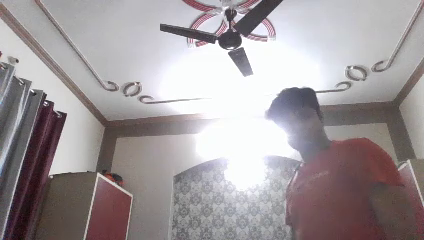
#> input picture frame 33 of test.mp4, 424 x 240 px
$ python 'Tracking moving object in video frame openCV.py'
#> lines starting #> are read from the running program, lines starting #| are printed output that depends on the picture; after the words box and inside, x2 and y2 are one past the last pixel; in counts of white or black regions, pixels touching at a corner belong together
# -*- coding: utf-8 -*-
"""
Created on Mon Jun 22 23:26:19 2020

@author: Avinash
"""

import cv2
import numpy as np

cap = cv2.VideoCapture('test.mp4')

ret, frame1 = cap.read()
#> frame1 is the input picture: shape (240, 424, 3); mean B, G, R 156, 153.7, 160.6
ret, frame2 = cap.read()
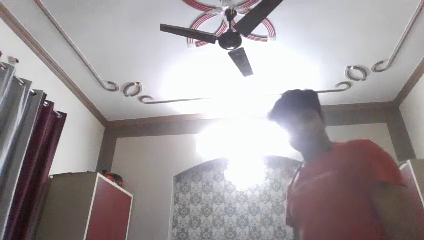
#> input picture frame 34 of test.mp4, 424 x 240 px
#> frame2 is the input picture: shape (240, 424, 3); mean B, G, R 155.2, 153, 159.7

while cap.isOpened():
    diff = cv2.absdiff(frame1, frame2)
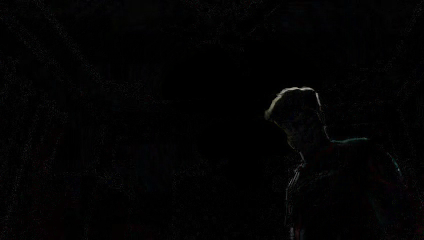
#> diff: shape (240, 424, 3); mean B, G, R 2.6, 2.5, 2.6
    gray = cv2.cvtColor(diff, cv2.COLOR_BGR2GRAY)
    blur = cv2.GaussianBlur(gray, (5,5), 0)

    _, thresh = cv2.threshold(blur, 20, 255, cv2.THRESH_BINARY)
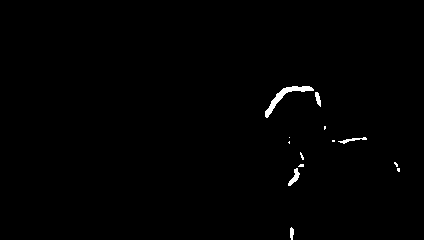
#> thresh: shape (240, 424); 0.64% white; 13 white regions (8 under 20 px), largest, box (x1, y1, x2, y2) and area: (265, 86, 314, 118) 324, (288, 168, 300, 186) 89, (338, 137, 367, 144) 69, (315, 92, 321, 107) 55, (290, 227, 294, 240) 41
    dilated = cv2.dilate(thresh, None, iterations = 3)
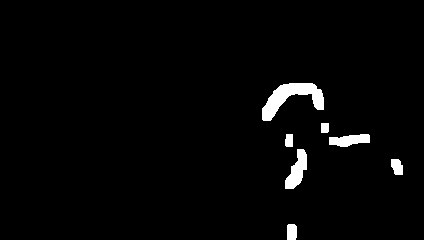
#> dilated: shape (240, 424); 2.4% white; 7 white regions
    contours, _ = cv2.findContours(dilated, cv2.RETR_TREE, cv2.CHAIN_APPROX_SIMPLE)
#> contours = 7 contours; box (x1, y1, x2, y2) and area: (262, 83, 324, 121) 960, (285, 149, 307, 189) 439, (329, 134, 370, 147) 326, (391, 159, 403, 175) 132, (287, 224, 297, 240) 131, (285, 134, 293, 147) 79, (321, 123, 329, 133) 62

    for contour in contours:
        (x, y, w, h) = cv2.boundingRect(contour)

        if cv2.contourArea(contour) < 700:
            continue
        cv2.rectangle(frame1, (x,y), (x+w, y+h), (0,255,0), 2)
        cv2.putText(frame1, "status: {}".format('Movement'), (10,20), cv2.FONT_HERSHEY_SIMPLEX, 1, (0,255,0), 3)
#> this loop made 7 passes
#> (x, y, w, h) on passes 1 to 7: (287, 224, 10, 16), (391, 159, 12, 16), (285, 149, 22, 40), (329, 134, 41, 13), (285, 134, 8, 13), (321, 123, 8, 10), (262, 83, 62, 38)
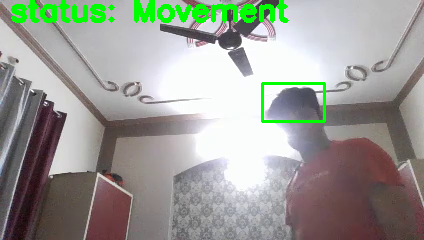
#> frame1: shape (240, 424, 3); 3.62% of pixels changed, all inside (x1, y1, x2, y2) = (11, 0, 326, 123)

    cv2.imshow("feed",frame1)
    frame1 = frame2
    ret, frame2 = cap.read()
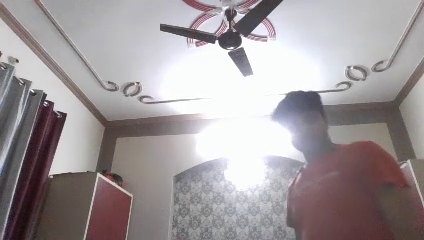
#> input picture frame 35 of test.mp4, 424 x 240 px
#> frame2 is the input picture: shape (240, 424, 3); mean B, G, R 155.6, 153.3, 160

    if cv2.waitKey(40) == 27:
#> (key Esc is pressed here)
        break

cap.release()
cv2.destroyAllWindows()

$ run again, starting later in the video
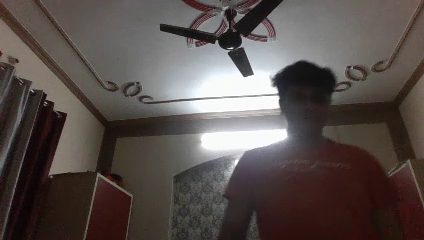
#> input picture frame 268 of test.mp4, 424 x 240 px
#> frame1 is the input picture: shape (240, 424, 3); mean B, G, R 76.7, 79.8, 88.6
#> `_, thresh = cv2.threshold(blur, 20, 255, cv2.THRESH_BINARY)`:
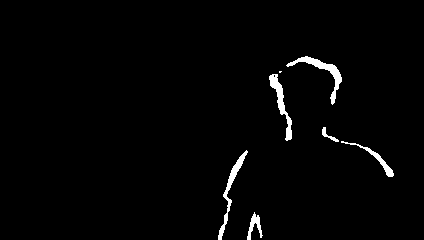
#> thresh: shape (240, 424); 1.8% white; 7 white regions (1 under 20 px), largest, box (x1, y1, x2, y2) and area: (286, 56, 342, 105) 482, (269, 74, 292, 141) 424, (218, 150, 248, 240) 417, (341, 141, 394, 177) 241, (247, 212, 263, 240) 180, (322, 127, 339, 142) 74
#> dilated: shape (240, 424); 5% white; 4 white regions
#> contours = 4 contours; box (x1, y1, x2, y2) and area: (266, 53, 345, 144) 2099, (215, 147, 251, 240) 1098, (319, 124, 397, 180) 989, (244, 209, 266, 240) 467
#> the loop `for contour in contours:` made 4 passes
#> (x, y, w, h) on passes 1 to 4: (244, 209, 22, 31), (215, 147, 36, 93), (319, 124, 78, 56), (266, 53, 79, 91)
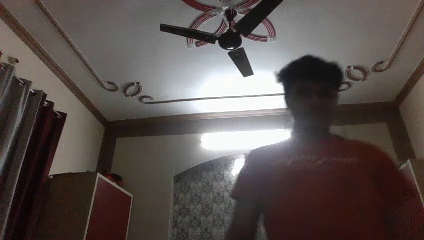
#> input picture frame 270 of test.mp4, 424 x 240 px
#> frame2 is the input picture: shape (240, 424, 3); mean B, G, R 77.8, 80.7, 89.3
